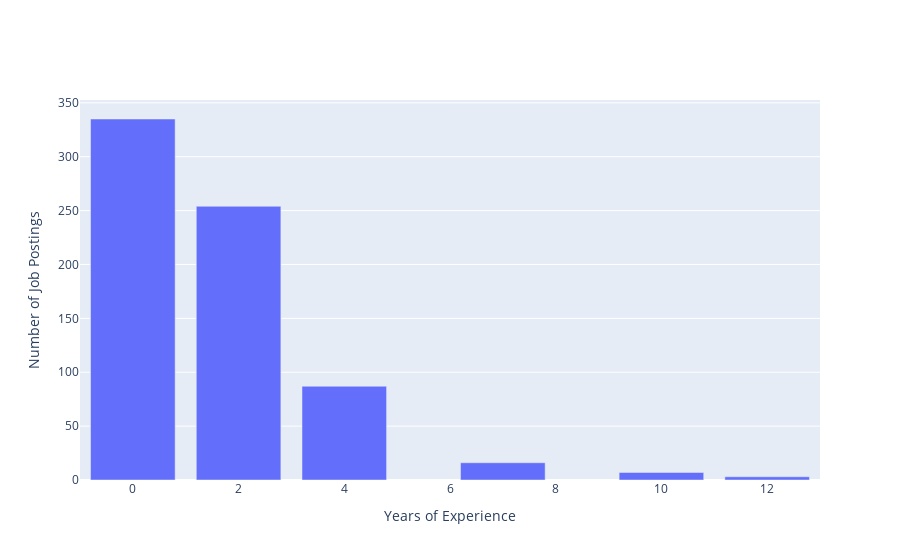

Notebook code cell kept with this figure:
### Markdown cell above
**numerical & numerical --> (Scatter plot, line chart)**

### Code cell
# 4. Are job opportunities predominantly targeted at individuals with experience, or is there room for fresh graduates as well?

Ecounts = df['exper'].value_counts()

fig = go.Figure(data=[go.Bar(x=Ecounts.index, y=Ecounts.values)])
fig.update_layout(xaxis_title='Years of Experience',yaxis_title='Number of Job Postings')

fig.show()

### Figure 1 — Plotly figure (JSON) as saved in the notebook; plotly's stock layout.template omitted (floating-point values rounded to 4 significant figures)
{"data": [{"type": "bar", "x": [0, 2, 4, 7, 10, 12], "y": [335, 254, 87, 16, 7, 3]}], "layout": {"xaxis": {"title": {"text": "Years of Experience"}}, "yaxis": {"title": {"text": "Number of Job Postings"}}}}
